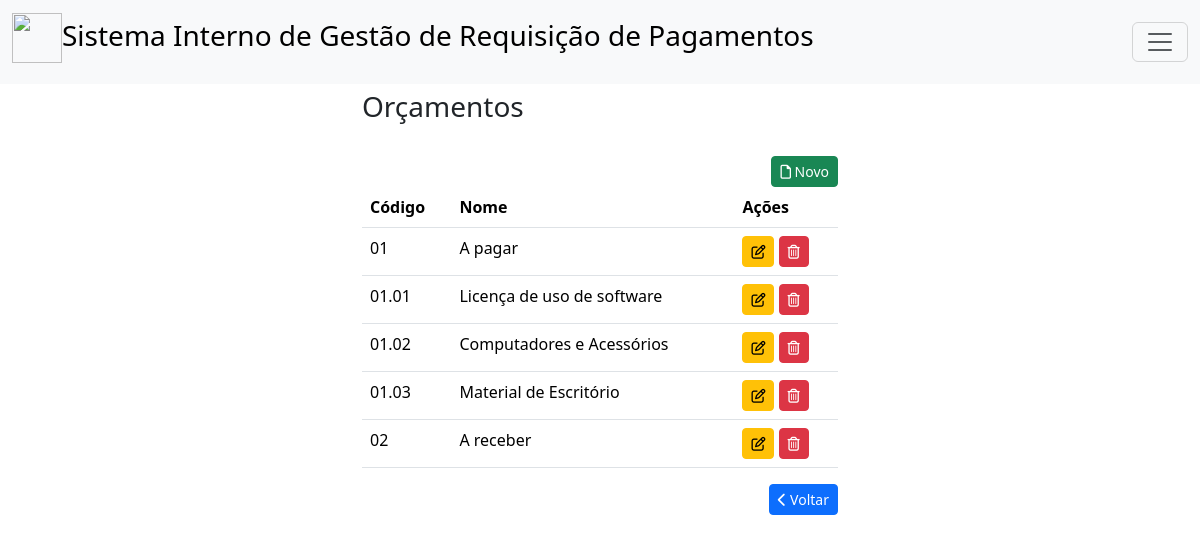
The app's page /orcamento.php with its own data.
### tables this page shows
CREATE TABLE IF NOT EXISTS `orcamento` (
  `idOrcamento` int NOT NULL AUTO_INCREMENT,
  `codigo` varchar(45) DEFAULT NULL,
  `descricao` varchar(45) DEFAULT NULL,
  PRIMARY KEY (`idOrcamento`),
  UNIQUE KEY `codigo_UNIQUE` (`codigo`)
);

### orcamento.php (the view, shortened to what this page needs)
<!DOCTYPE html>
<html>
    <head>
        <link href="https://cdn.jsdelivr.net/npm/bootstrap@5.3.3/dist/css/bootstrap.min.css" rel="stylesheet">
    </head>
    <body>
    <nav class="navbar bg-body-tertiary fixed-top">
    <div class="container-fluid">
    <a class="navbar-brand" href="#"><h3><img src="img/logo2.png" width="50px" height="50px">Sistema Interno de Gestão de Requisição de Pagamentos</h3></a>
    <button class="navbar-toggler" type="button" data-bs-toggle="offcanvas" data-bs-target="#offcanvasNavbar" aria-controls="offcanvasNavbar" aria-label="Toggle navigation">
        <span class="navbar-toggler-icon"></span>
    </button>
    </div>
    </nav>
    <div class="container" style="margin-top: 90px; width: 500px;">
        <h3>Orçamentos</h3>
        <br>
        <div style="text-align: right;">
            <a class="btn btn-sm btn-success" href="adicionar_orcamento.php" role="button"><i class="fa-regular fa-file"></i>&nbsp;Novo</a>
        </div>
        <table class="table table-hover">
            <thead>
                <tr>
                <th scope="col">Código</th>
                <th scope="col">Nome</th>
                <th scope="col">Ações</th>
                </tr>
            </thead>
            <tbody>
                    <?php
                        include 'conexao.php';
                        $sql = "SELECT * FROM orcamento ORDER BY codigo";
                        $buscar = mysqli_query($conexao, $sql);
                        while ($array = mysqli_fetch_array($buscar)) {
                            $idOrcamento = $array['idOrcamento'];
                            $codigo = $array['codigo'];
                            $descricao = $array['descricao'];
                    ?>
                <tr>
                    <td><?php echo $codigo ?></td>
                    <td><?php echo $descricao ?></td>
                    <td><a class="btn btn-warning btn-sm" href="editar_orcamento.php?id=<?php echo $idOrcamento ?>" role="button" data-toggle="tooltip" data-placement="top" title="Editar"><i class="fa-regular fa-pen-to-square"></i></a>
                        <a class="btn btn-danger btn-sm" href="deletar_orcamento.php?id=<?php echo $idOrcamento ?>" role="button" data-toggle="tooltip" data-placement="top" title="Apagar"><i class="fa-regular fa-trash-can"></i></a></td>
            <?php } ?>
                </tr>
            </tbody>
            </table>
        <div style="text-align: right;">
            <a href="menu.php" role="button" class="btn btn-sm btn-primary"><i class="fa-solid fa-chevron-left"></i>&nbsp;Voltar</a>
        </div>
    </div>
    </body>
</html>

### records on screen
orcamento: codigo "01", descricao "A pagar"
orcamento: codigo "01.01", descricao "Licença de uso de software"
orcamento: codigo "01.02", descricao "Computadores e Acessórios"
orcamento: codigo "01.03", descricao "Material de Escritório"
orcamento: codigo "02", descricao "A receber"
